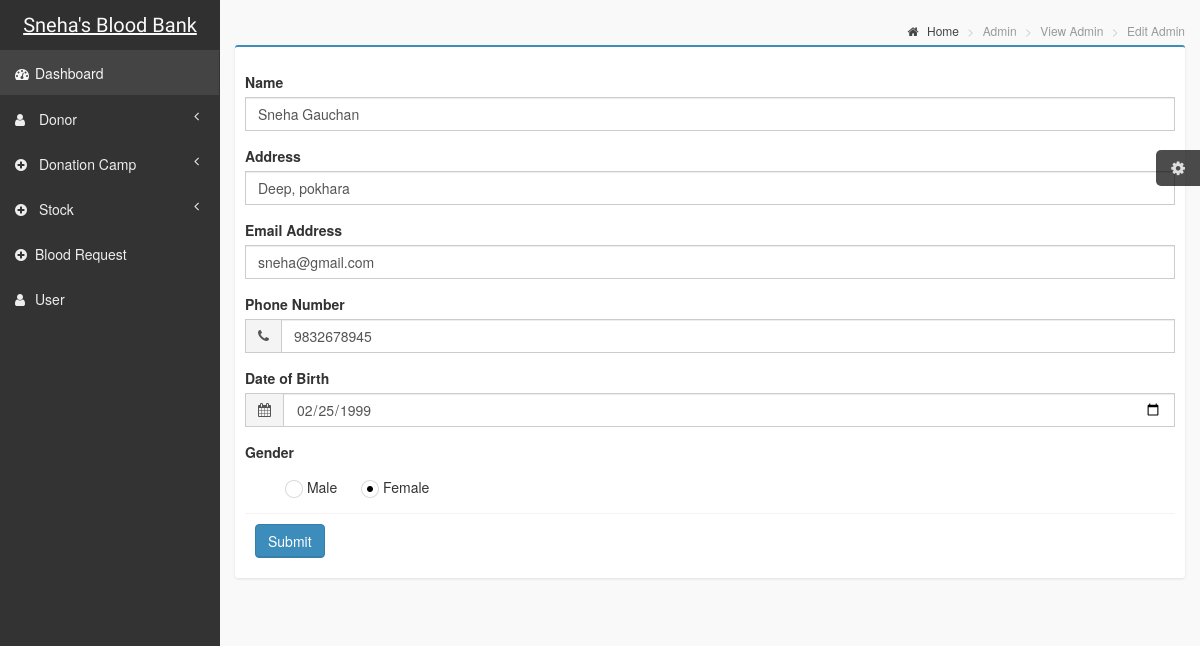
The page /admin/edit_admin.php?id=13 on the database its author committed.
### tables this page shows
CREATE TABLE `registers` (
  `id` int(11) NOT NULL,
  `name` varchar(255) NOT NULL,
  `address` varchar(255) NOT NULL,
  `email` varchar(255) NOT NULL,
  `contact` varchar(255) NOT NULL,
  `date_of_birth` date NOT NULL,
  `gender` varchar(255) NOT NULL,
  `username` varchar(255) NOT NULL,
  `user_type` varchar(255) NOT NULL,
  `password` varchar(255) NOT NULL
);

### admin/edit_admin.php (the view, shortened to what this page needs)
<?php
include 'header.php';
include 'sidebar.php';
if (isset($_GET['id'])) {
    $edit_admin = $connection->prepare("SELECT * FROM registers WHERE id = :id");
    $edit_admin->execute($_GET);
    $admin = $edit_admin->fetch();
}
?>
            <aside class="right-side">
                <section class="content-header">
                    <ol class="breadcrumb">
                        <li><a href="#"><i class="fa fa-home"></i> Home</a></li>
                        <li class="active">Admin</li>
                        <li class="active">View Admin</li>
                        <li class="active">Edit Admin</li>
                    </ol>
                </section>
                <section class="content">
                    <div class="row">
                        <div class="col-xs-12">
                            <div class="box box-primary">
                                <form role="form" method="POST">
                                    <div class="box-body">
                                        <div class="form-group">
                                            <label for="name">Name</label>
                                            <input type="name" name="new_name" class="form-control" id="name" placeholder="Enter name" value="<?php echo $admin['name']?>" required>
                                        </div>
                                        <div class="form-group">
                                            <label for="address">Address</label>
                                            <input type="address" name="new_address" class="form-control" id="address" placeholder="Enter address" value="<?php echo $admin['address']?>"required>
                                        </div>
                                         <div class="form-group">
                                            <label for="email">Email Address</label>
                                            <input type="email" name="new_email" class="form-control" id="email" placeholder="Enter email address" value="<?php echo $admin['email']?>"required>
                                        </div>
                                        <div class="form-group">
                                        <label>Phone Number</label>
                                        <div class="input-group">
                                            <div class="input-group-addon">
                                                <i class="fa fa-phone"></i>
                                            </div>
                                           <input type="contact" name="new_contact"  maxlength="10" class="form-control" id="contact1" placeholder="Enter contact number" value="<?php echo $admin['contact']?>"required>
                                        </div>
                                        </div>
                                        <div class="form-group">
                                        <label>Date of Birth</label>
                                        <div class="input-group">
                                            <div class="input-group-addon">
                                                <i class="fa fa-calendar"></i>
                                            </div>
                                            <input type="Date" name="new_date" class="form-control" value="<?php echo $admin['date_of_birth']?>" required>
                                        </div>
                                        </div>
                                        <div class="form-group">
                                            <label>Gender</label>
                                            <div  class="radio">
                                                <label>
                                                    Male
                                                </label>
                                                <label>
                                                    Female
                                                </label>
                                            </div>
                                        </div>
                                    <div class="box-footer">
                                        <button type="submit" name="edits" value="edits" class="btn btn-primary">Submit</button>
                                    </div>
                                </div>
                                </form>
                            </div>
                        </div>
                    </div>
                </section>
            </aside>

### css/AdminLTE.css (style rules this page uses)
html, body { overflow-x: hidden!important; font-family: 'Source Sans Pro', sans-serif; -webkit-font-smoothing: antialiased; min-height: 100%; background: #f9f9f9; }
a { color: #3c8dbc; }
.right-side, .left-side { min-height: 100%; display: block; }
.right-side { background-color: #f9f9f9; margin-left: 220px; }
.content { padding: 20px 15px; background: #f9f9f9; }
.right-side > .content-header { position: relative; padding: 15px 15px 10px 20px; }
.right-side > .content-header > .breadcrumb { float: right; background: transparent; margin-top: 0px; margin-bottom: 0; font-size: 12px; padding: 7px 5px; position: absolute; top: 15px; right: 10px; -webkit-border-radius: 2px; -moz-border-radius: 2px; border-radius: 2px; }
.right-side > .content-header > .breadcrumb > li > a { color: #444; text-decoration: none; }
.right-side > .content-header > .breadcrumb > li > a > .fa, .right-side > .content-header > .breadcrumb > li > a > .glyphicon, .right-side > .content-header > .breadcrumb > li > a > .ion { margin-right: 5px; }
.right-side > .content-header > .breadcrumb > li + li:before { content: '>\00a0'; }
.form-control { -webkit-border-radius: 0px !important; -moz-border-radius: 0px !important; border-radius: 0px !important; box-shadow: none; }
.input-group .input-group-addon { border-radius: 0; background-color: #f4f4f4; }
.checkbox, .radio { padding-left: 0; }
.box { position: relative; background: #ffffff; border-top: 2px solid #c1c1c1; margin-bottom: 20px; -webkit-border-radius: 3px; -moz-border-radius: 3px; border-radius: 3px; width: 100%; box-shadow: 0px 1px 3px rgba(0, 0, 0, 0.1); }
.box.box-primary { border-top-color: #3c8dbc; }
.box .box-body { padding: 10px; -webkit-border-top-left-radius: 0; -webkit-border-top-right-radius: 0; -webkit-border-bottom-right-radius: 3px; -webkit-border-bottom-left-radius: 3px; -moz-border-radius-topleft: 0; -moz-border-radius-topright: 0; -moz-border-radius-bottomright: 3px; -moz-border-radius-bottomleft: 3px; border-top-left-radius: 0; border-top-right-radius: 0; border-bottom-right-radius: 3px; border-bottom-left-radius: 3px; }
.box .box-footer { border-top: 1px solid #f4f4f4; -webkit-border-top-left-radius: 0; -webkit-border-top-right-radius: 0; -webkit-border-bottom-right-radius: 3px; -webkit-border-bottom-left-radius: 3px; -moz-border-radius-topleft: 0; -moz-border-radius-topright: 0; -moz-border-radius-bottomright: 3px; -moz-border-radius-bottomleft: 3px; border-top-left-radius: 0; border-top-right-radius: 0; border-bottom-right-radius: 3px; border-bottom-left-radius: 3px; padding: 10px; background-color: #ffffff; }
.btn { font-weight: 500; -webkit-border-radius: 3px; -moz-border-radius: 3px; border-radius: 3px; border: 1px solid transparent; -webkit-box-shadow: inset 0px -2px 0px 0px rgba(0, 0, 0, 0.09); -moz-box-shadow: inset 0px -2px 0px 0px rgba(0, 0, 0, 0.09); box-shadow: inset 0px -1px 0px 0px rgba(0, 0, 0, 0.09); }
.btn.btn-primary { background-color: #3c8dbc; border-color: #367fa9; }
.skin-black .right-side > .content-header { background: transparent; box-shadow: none; }

### rows shown on the page
registers: new_name "Sneha Gauchan", new_address "Deep, pokhara", new_email "sneha@gmail.com", new_contact "9832678945", new_date "02/25/1999"
